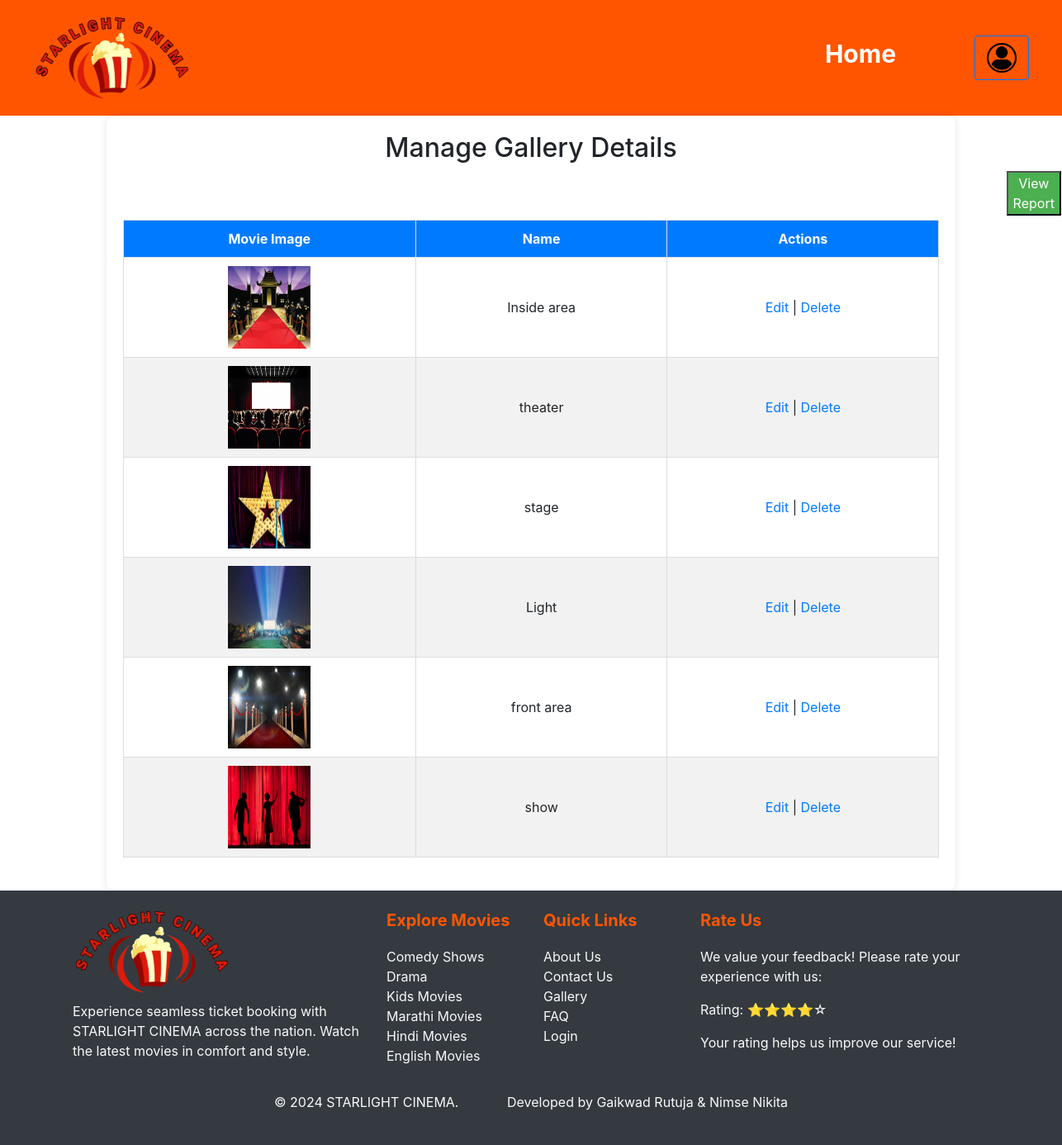
/Admin/pages/manage-gallery.php, run on the app's committed database.
### tables this page shows
CREATE TABLE `gallery` (
  `id` int(11) NOT NULL,
  `image` text NOT NULL,
  `name` text NOT NULL
);

### Admin/pages/manage-gallery.php (the view, shortened to what this page needs)
<?php
$databaseHost = "localhost";
$databaseName = "movieticketdb";
$databaseUsername = "root";
$databasePassword = "";
$con = new mysqli($databaseHost, $databaseUsername, $databasePassword, $databaseName);
$sql = "SELECT * FROM gallery ORDER BY id DESC";
$query = $con->query($sql);
?>
<!DOCTYPE html>
<html lang="en">
<head>
    <link rel="stylesheet" href="./../css/addmovie.css">
    <link rel="stylesheet" href="./../css/manage-movie.css">
    <link rel="stylesheet" href="https://stackpath.bootstrapcdn.com/bootstrap/4.5.2/css/bootstrap.min.css">
</head>
<body>
    <header class="header">
        <div class="logo"><img src=".\..\..\Images\logo2.png" class="logo-img"></div>
        <nav class="nav">
        <ul>
            <li><a href="./admin-dashboard.php" style="margin-right:50px; font-size:30px;">Home</a></li>
            <div class="d-flex align-items-center">
                <a href="./login.php" class="btn btn-outline-primary">
                    <img src=".\..\..\Images\login.png" style="height:40px;">
                </a>
            </div>
        </ul>
        </nav>
    </header>
    <div class="containers">
        <h2>Manage Gallery Details</h2>
        <div >
            <a href="./report-gallery.php"><button  style="color:white; background-color:#4CAF50;margin-left:1070px;margin-top:1px;margin-bottom: 5px;">View Report</button></a>
         </div>
        <table class="movie-table">
            <thead>
                <tr>
                    <th>Movie Image</th>
                    <th>Name</th>
                    <th>Actions</th>
                </tr>
            </thead>
            <tbody>
                <?php
                if ($query->num_rows > 0) {
                    while ($row = $query->fetch_assoc()) {
                        echo "<tr>";
                        echo "<td><img src='./../../Images/User-images/gallery/" . $row['image'] . "' alt='Movie Image' style='width:100px; height:100px;'></td>";
                        echo "<td>" . $row['name'] . "</td>";
                        echo "<td><a href='update-gallery.php?id=" . $row['id'] . "'>Edit</a> | ";
                        echo "<a href='delete-gallery.php?id=" . $row['id'] . "' onClick=\"return confirm('Are you sure, you want to delete?')\">Delete</a></td>";
                        echo "</tr>";
                    }
                } else {
                    echo "<tr><td colspan='7'>No movies found</td></tr>";
                }
                ?>
            </tbody>
        </table>
    </div>
     <div class="footer bg-dark text-light py-4">
    <div class="container">
        <div class="row">
            <div class="col-md-4">
            <div class="logo"><img src="./../../Images/logo2.png" class="logo-img" alt="Logo"></div>
                <p style="margin-top:10px;">Experience seamless ticket booking with STARLIGHT CINEMA across the nation. Watch the latest movies in comfort and style.</p>
            </div>
            <div class="col-md-2">
                <h5 class="footer-title">Explore Movies</h5>
                <ul class="list-unstyled">
                    <li><a href="#" class="text-light">Comedy Shows</a></li>
                    <li><a href="#" class="text-light">Drama</a></li>
                    <li><a href="#" class="text-light">Kids Movies</a></li>
                    <li><a href="#" class="text-light">Marathi Movies</a></li>
                    <li><a href="#" class="text-light">Hindi Movies</a></li>
                    <li><a href="#" class="text-light">English Movies</a></li>
                </ul>
            </div>
            <div class="col-md-2">
                <h5 class="footer-title">Quick Links</h5>
                <ul class="list-unstyled">
                    <li><a href="#" class="text-light">About Us</a></li>
                    <li><a href="#" class="text-light">Contact Us</a></li>
                    <li><a href="#" class="text-light">Gallery</a></li>
                    <li><a href="#" class="text-light">FAQ</a></li>
                    <li><a href="#" class="text-light">Login</a></li>
                </ul>
            </div>
            <div class="col-md-4">
    <h5 class="footer-title">Rate Us</h5>
    <p>We value your feedback! Please rate your experience with us:</p>
    <div class="rating">
    <p>Rating: ⭐⭐⭐⭐☆</p>
    </div>
    <p>Your rating helps us improve our service!</p>
</div>
        </div>
        <div class="row mt-3 text-center">
            <div class="col-12">
                <p>&copy; 2024 STARLIGHT CINEMA.  &nbsp; &nbsp; &nbsp; &nbsp; &nbsp; &nbsp;  Developed by Gaikwad Rutuja & Nimse Nikita</p>
            </div>
        </div>
    </div>
</div>
</body>
</html>

### Admin/css/addmovie.css (style rules this page uses)
body { margin: 0; padding: 0; font-family: Arial, sans-serif; }
.header { display: flex; justify-content: space-between; align-items: center; background-color: #ff5500;; padding: 20px 40px; }
.logo-img { height: 120px; width: auto; }
.nav ul { list-style: none; margin: 0; padding: 0; display: flex; gap: 30px; }
.nav ul li { margin: 0; }
.nav ul li a { text-decoration: none; color: white; font-size: 20px; font-weight: bold; padding: 10px 15px; }
.footer { background-color: #000; color: #fff; padding: 20px 0; }
.footer a { color: #ff5500; text-decoration: none; }
.footer .footer-title { margin-bottom: 20px; font-weight: bold; color: #ff5500; }

### Admin/css/manage-movie.css (style rules this page uses)
body { margin: 0; font-family: Arial, sans-serif; }
.logo-img { height: 100px; width: auto; }
.footer { background-color: #333; color: #fff; padding: 20px; }
.footer a { color: #fff; text-decoration: none; }
.footer { background-color: #000; color: #fff; padding: 20px 0; }
.footer a { color: #ff5500; text-decoration: none; }
.footer .footer-title { margin-bottom: 20px; font-weight: bold; color: #ff5500; }
.containers { width: 80%; margin: auto; padding: 20px; background-color: #fff; border-radius: 10px; box-shadow: 0 0 10px rgba(0, 0, 0, 0.1); }
h2 { text-align: center; margin-bottom: 20px; }
.movie-table { width: 100%; border-collapse: collapse; margin-bottom: 20px; }
.movie-table thead { background-color: #007bff; color: #fff; }
.movie-table th, .movie-table td { padding: 10px; text-align: center; border: 1px solid #ddd; }
.movie-table th { background-color: #007bff; color: white; }
.movie-table tr:nth-child(even) { background-color: #f2f2f2; }

### data on the page
gallery: image (picture), name "Inside area"
gallery: image (picture), name "theater"
gallery: image (picture), name "stage"
gallery: image (picture), name "Light"
gallery: image (picture), name "front area"
gallery: image (picture), name "show"
